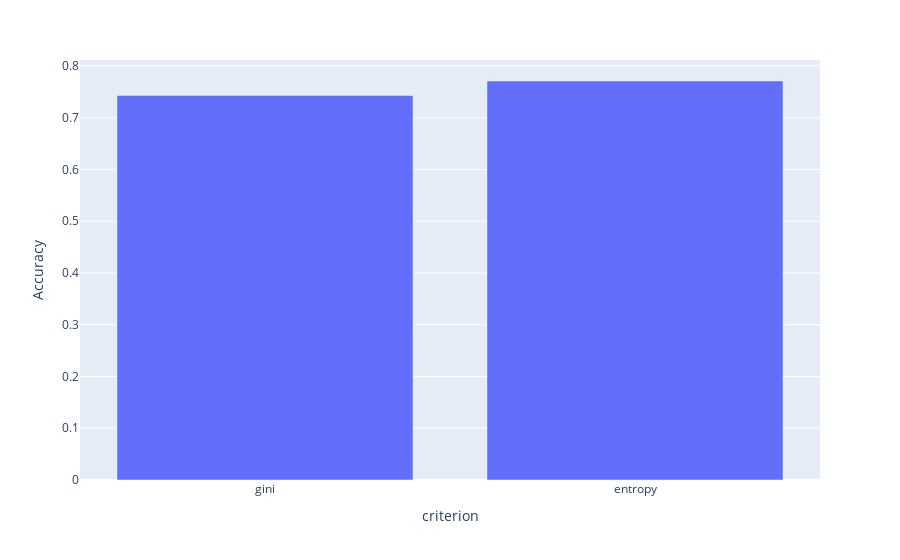

The cell this chart's notebook holds for it:
### Code cell
criterion_df = result_df[result_df["min_samples_split"]==3]

fig = px.bar(criterion_df, x='criterion', y='Accuracy')
fig.show()

### Figure 1 — Plotly figure (JSON) as saved in the notebook; plotly's stock layout.template omitted (floating-point values rounded to 4 significant figures)
{"data": [{"alignmentgroup": "True", "hovertemplate": "criterion=%{x}<br>Accuracy=%{y}<extra></extra>", "legendgroup": "", "marker": {"color": "#636efa", "pattern": {"shape": ""}}, "name": "", "offsetgroup": "", "orientation": "v", "showlegend": false, "textposition": "auto", "type": "bar", "x": ["gini", "entropy"], "xaxis": "x", "y": [0.743, 0.771], "yaxis": "y"}], "layout": {"barmode": "relative", "legend": {"tracegroupgap": 0}, "margin": {"t": 60}, "xaxis": {"anchor": "y", "domain": [0, 1], "title": {"text": "criterion"}}, "yaxis": {"anchor": "x", "domain": [0, 1], "title": {"text": "Accuracy"}}}}
